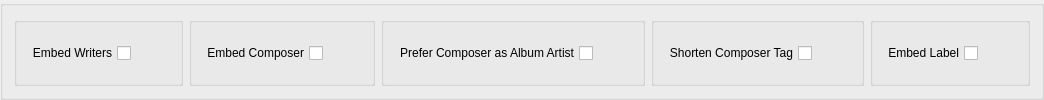
                <widget class="QGroupBox" name="gb2_8">
                 <property name="title">
                  <string/>
                 </property>
                 <property name="flat">
                  <bool>true</bool>
                 </property>
                 <layout class="QHBoxLayout" name="horizontalLayout_142">
                  <item>
                   <widget class="QGroupBox" name="groupBox_70">
                    <property name="title">
                     <string/>
                    </property>
                    <layout class="QHBoxLayout" name="horizontalLayout_138">
                     <item>
                      <widget class="QCheckBox" name="embed_writers">
                       <property name="layoutDirection">
                        <enum>Qt::RightToLeft</enum>
                       </property>
                       <property name="text">
                        <string>Embed Writers</string>
                       </property>
                      </widget>
                     </item>
                     <item>
                      <spacer name="horizontalSpacer_77">
                       <property name="orientation">
                        <enum>Qt::Horizontal</enum>
                       </property>
                       <property name="sizeHint" stdset="0">
                        <size>
                         <width>40</width>
                         <height>20</height>
                        </size>
                       </property>
                      </spacer>
                     </item>
                    </layout>
                   </widget>
                  </item>
                  <item>
                   <widget class="QGroupBox" name="groupBox_composer">
                    <property name="title">
                     <string/>
                    </property>
                    <layout class="QHBoxLayout" name="horizontalLayout_composer">
                     <item>
                      <widget class="QCheckBox" name="embed_composer">
                       <property name="layoutDirection">
                        <enum>Qt::RightToLeft</enum>
                       </property>
                       <property name="text">
                        <string>Embed Composer</string>
                       </property>
                      </widget>
                     </item>
                     <item>
                      <spacer name="horizontalSpacer_composer">
                       <property name="orientation">
                        <enum>Qt::Horizontal</enum>
                       </property>
                       <property name="sizeHint" stdset="0">
                        <size>
                         <width>40</width>
                         <height>20</height>
                        </size>
                       </property>
                      </spacer>
                     </item>
                    </layout>
                   </widget>
                  </item>
                  <item>
                   <widget class="QGroupBox" name="groupBox_prefer_composer">
                    <property name="title">
                     <string/>
                    </property>
                    <layout class="QHBoxLayout" name="horizontalLayout_prefer_composer">
                     <item>
                      <widget class="QCheckBox" name="prefer_composer_as_album_artist">
                       <property name="layoutDirection">
                        <enum>Qt::RightToLeft</enum>
                       </property>
                       <property name="text">
                        <string>Prefer Composer as Album Artist</string>
                       </property>
                      </widget>
                     </item>
                     <item>
                      <spacer name="horizontalSpacer_prefer_composer">
                       <property name="orientation">
                        <enum>Qt::Horizontal</enum>
                       </property>
                       <property name="sizeHint" stdset="0">
                        <size>
                         <width>40</width>
                         <height>20</height>
                        </size>
                       </property>
                      </spacer>
                     </item>
                    </layout>
                   </widget>
                  </item>
                  <item>
                   <widget class="QGroupBox" name="groupBox_shorten_composer">
                    <property name="title">
                     <string/>
                    </property>
                    <layout class="QHBoxLayout" name="horizontalLayout_shorten_composer">
                     <item>
                      <widget class="QCheckBox" name="shorten_composer_tag">
                       <property name="layoutDirection">
                        <enum>Qt::RightToLeft</enum>
                       </property>
                       <property name="text">
                        <string>Shorten Composer Tag</string>
                       </property>
                      </widget>
                     </item>
                     <item>
                      <spacer name="horizontalSpacer_shorten_composer">
                       <property name="orientation">
                        <enum>Qt::Horizontal</enum>
                       </property>
                       <property name="sizeHint" stdset="0">
                        <size>
                         <width>40</width>
                         <height>20</height>
                        </size>
                       </property>
                      </spacer>
                     </item>
                    </layout>
                   </widget>
                  </item>
                  <item>
                   <widget class="QGroupBox" name="groupBox_67">
                    <property name="title">
                     <string/>
                    </property>
                    <layout class="QHBoxLayout" name="horizontalLayout_134">
                     <item>
                      <widget class="QCheckBox" name="embed_label">
                       <property name="layoutDirection">
                        <enum>Qt::RightToLeft</enum>
                       </property>
                       <property name="text">
                        <string>Embed Label</string>
                       </property>
                      </widget>
                     </item>
                     <item>
                      <spacer name="horizontalSpacer_74">
                       <property name="orientation">
                        <enum>Qt::Horizontal</enum>
                       </property>
                       <property name="sizeHint" stdset="0">
                        <size>
                         <width>40</width>
                         <height>20</height>
                        </size>
                       </property>
                      </spacer>
                     </item>
                    </layout>
                   </widget>
                  </item>
                 </layout>
                </widget>
